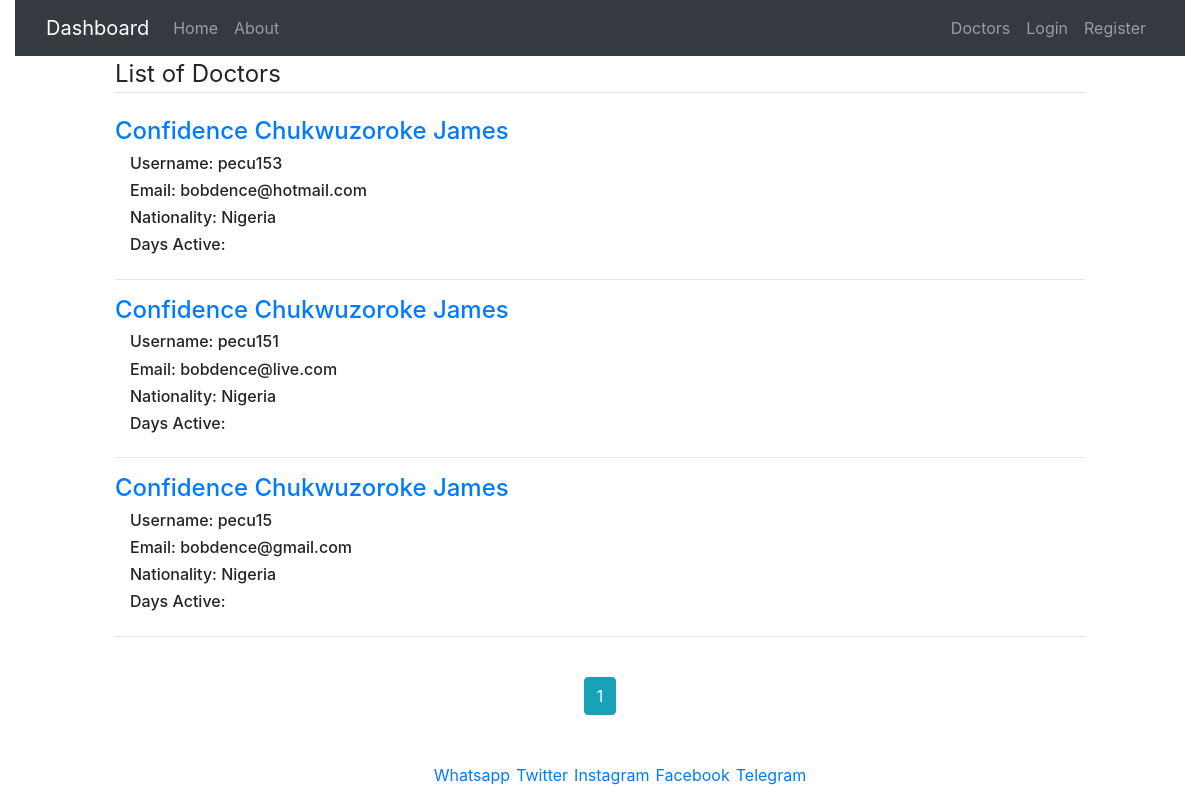
/doctors, run on an earlier commit of the app's database.
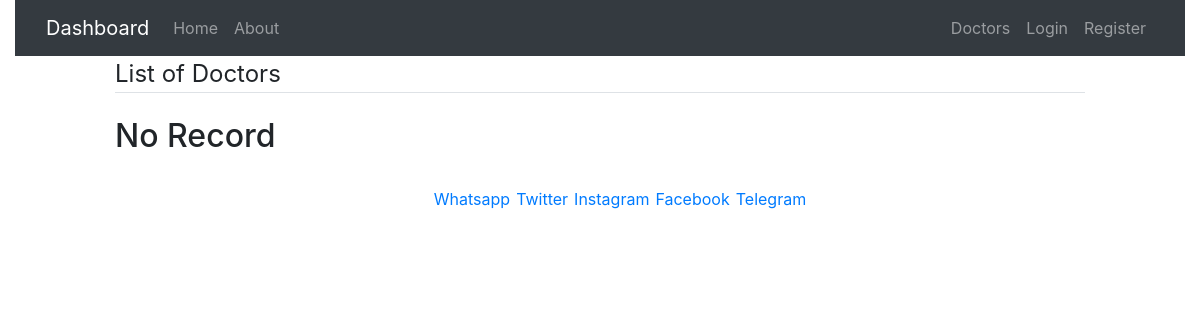
And on a later commit of the database.
### hospital_management/models.py (models this page shows, shortened)
class User(db.Model, UserMixin):
    id = db.Column(db.Integer, primary_key=True)
    title = db.Column(db.String(120), unique=False, nullable=False)
    first_name = db.Column(db.String(120), unique=False, nullable=False)
    last_name = db.Column(db.String(120), unique=False, nullable=False)
    other_name = db.Column(db.String(120), unique=False, nullable=True)
    username = db.Column(db.String(120), unique=True, nullable=False)
    email = db.Column(db.String(120), unique=True, nullable=False)
    password = db.Column(db.String(120), unique=False, nullable=False)
    nationality = db.Column(db.String(120), unique=False, nullable=False)
    country = db.Column(db.String(120), unique=False, nullable=False)
    country_code = db.Column(db.String(120), unique=False, nullable=False)
    city = db.Column(db.String(120), unique=False, nullable=False)
    address = db.Column(db.String(120), unique=False, nullable=True)
    phone_no = db.Column(db.String(120), unique=False, nullable=True)
    date_of_birth = db.Column(db.DateTime(120), unique=False, nullable=False)
    date_created = db.Column(db.DateTime(120), default=datetime.utcnow())
    mypatient = db.relationship('Patient', backref='doctor', lazy=True)

### hospital_management/routes.py (the view)
@app.route('/doctors')
def doctors():
    page = request.args.get('page', 1, type=int)
    doctors = User.query.order_by(User.date_created.desc()).paginate(per_page=3, page=page)
    return render_template('doctors.html', title='Doctors', doctors=doctors, legend='List of Doctors')

### hospital_management/routes.py (called while the page is built)
@app.before_request
def before_request():
    session.permanent = True
    app.permanent_session_lifetime = timedelta(minutes=2)

### hospital_management/templates/doctors.html
{% extends "layout.html" %}
{% block content %}
<div class="container-fluid starting">
    <div class="row">
        <div class="col-sm-12 col-md-1"></div>
        <div class="col-sm-12 col-md-10">
            <div class="box">
                <div class="content-section">
                    <legend class="border-bottom mb-4">{{ legend }}</legend>
                    <div class="">
                        {% if not doctors.items %}
                        <h2>No Record</h2>
                        {% else %}
                        {% for doctor in doctors.items %}
                        <div class="content-section">
                            <div class="content-header">
                                <div class="">
                                    <a href="{{ url_for('doctor', doctor_id=doctor.id, name=doctor.first_name + ' ' + doctor.last_name) }}">
                                        <h4>{{ doctor.first_name }} {{ doctor.other_name }} {{ doctor.last_name }}</h4>
                                    </a>
                                </div>
                            </div>
                            <div class="content-body">
                                <div class="container-fluid">
                                    <div class="row">
                                        <div class="col-sm-12 col-md-4">
                                            <h6 class="pr-3">Username: {{ doctor.username }}</h6>
                                            <h6 class="pr-3">Email: {{ doctor.email }}</h6>
                                            <h6 class="pr-3">Nationality: {{ doctor.nationality }}</h6>
                                            <h6 class="pr-3">Days Active: </h6>
                                        </div>
                                    </div>
                                </div>
                            </div>
                        </div>
                        <hr>
                        {% endfor %}
                        <div class="links">
                            {% for page_num in doctors.iter_pages(left_edge=1, right_edge=1, left_current=1,
                            right_current=2)
                            %}
                            {% if page_num %}
                            {% if doctors.page == page_num %}
                            <a class="btn btn-info mt-4 mb-4" href="{{ url_for('home', page=page_num) }}">{{ page_num
                                }}</a>
                            {% else %}
                            <a class="btn btn-outline-info mt-4 mb-4" href="{{ url_for('home', page=page_num) }}">{{
                                page_num }}</a>
                            {% endif %}
                            {% else %}
                            ...
                            {% endif %}
                            {% endfor %}
                        </div>
                        {% endif %}
                    </div>
                </div>
            </div>
        </div>
        <div class="col-sm-12 col-md-1"></div>
    </div>
</div>
{% endblock content %}

What changed in the data, as far as the page shows it:
removed User: first_name "Confidence", other_name "Chukwuzoroke", last_name "James", username "pecu153", email "bobdence@hotmail.com", nationality "Nigeria"
removed User: first_name "Confidence", other_name "Chukwuzoroke", last_name "James", username "pecu151", email "bobdence@live.com", nationality "Nigeria"
removed User: first_name "Confidence", other_name "Chukwuzoroke", last_name "James", username "pecu15", email "bobdence@gmail.com", nationality "Nigeria"
Also different on the page:
text now shown: "No Record"
list line gone: "1"
